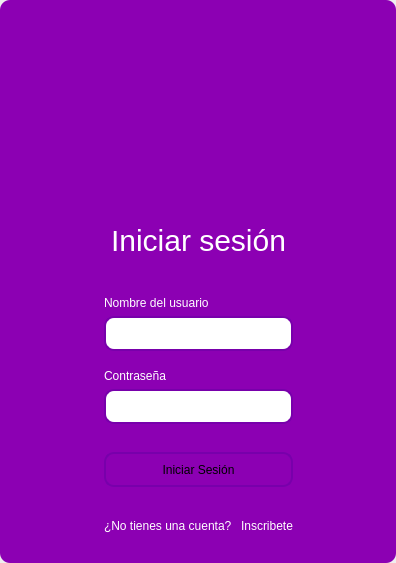
<?xml version="1.0" encoding="UTF-8"?>
<ui version="4.0">
 <class>MainWindow</class>
 <widget class="QMainWindow" name="MainWindow">
  <property name="geometry">
   <rect>
    <x>0</x>
    <y>0</y>
    <width>396</width>
    <height>563</height>
   </rect>
  </property>
  <property name="windowTitle">
   <string>MainWindow</string>
  </property>
  <property name="styleSheet">
   <string notr="true"/>
  </property>
  <widget class="QWidget" name="centralwidget">
   <property name="styleSheet">
    <string notr="true"/>
   </property>
   <layout class="QVBoxLayout" name="verticalLayout">
    <property name="spacing">
     <number>0</number>
    </property>
    <property name="leftMargin">
     <number>0</number>
    </property>
    <property name="topMargin">
     <number>0</number>
    </property>
    <property name="rightMargin">
     <number>0</number>
    </property>
    <property name="bottomMargin">
     <number>0</number>
    </property>
    <item>
     <widget class="QFrame" name="frame">
      <property name="enabled">
       <bool>true</bool>
      </property>
      <property name="styleSheet">
       <string notr="true">
QFrame {
border-radius:10px;
background-color: rgb(140, 0, 179);
 }
</string>
      </property>
      <property name="frameShape">
       <enum>QFrame::StyledPanel</enum>
      </property>
      <property name="frameShadow">
       <enum>QFrame::Raised</enum>
      </property>
      <layout class="QVBoxLayout" name="verticalLayout_2">
       <item>
        <widget class="QFrame" name="frame_superior">
         <property name="minimumSize">
          <size>
           <width>0</width>
           <height>40</height>
          </size>
         </property>
         <property name="maximumSize">
          <size>
           <width>16777215</width>
           <height>40</height>
          </size>
         </property>
         <property name="styleSheet">
          <string notr="true">QPushButton{
border-radius:18px;
}

QPushButton:hover{
	background-color: rgb(0, 0, 0);
}
</string>
         </property>
         <property name="frameShape">
          <enum>QFrame::StyledPanel</enum>
         </property>
         <property name="frameShadow">
          <enum>QFrame::Raised</enum>
         </property>
         <layout class="QHBoxLayout" name="horizontalLayout_3">
          <property name="spacing">
           <number>4</number>
          </property>
          <property name="leftMargin">
           <number>0</number>
          </property>
          <property name="topMargin">
           <number>0</number>
          </property>
          <property name="rightMargin">
           <number>0</number>
          </property>
          <property name="bottomMargin">
           <number>0</number>
          </property>
          <item>
           <widget class="QPushButton" name="btn_theme4">
            <property name="minimumSize">
             <size>
              <width>38</width>
              <height>38</height>
             </size>
            </property>
            <property name="cursor">
             <cursorShape>PointingHandCursor</cursorShape>
            </property>
            <property name="styleSheet">
             <string notr="true">background-color: rgb(140, 0, 179);</string>
            </property>
            <property name="text">
             <string/>
            </property>
           </widget>
          </item>
          <item>
           <spacer name="horizontalSpacer_2">
            <property name="orientation">
             <enum>Qt::Horizontal</enum>
            </property>
            <property name="sizeHint" stdset="0">
             <size>
              <width>443</width>
              <height>20</height>
             </size>
            </property>
           </spacer>
          </item>
          <item>
           <widget class="QPushButton" name="bt_minimize">
            <property name="minimumSize">
             <size>
              <width>38</width>
              <height>38</height>
             </size>
            </property>
            <property name="maximumSize">
             <size>
              <width>38</width>
              <height>38</height>
             </size>
            </property>
            <property name="text">
             <string/>
            </property>
            <property name="icon">
             <iconset>
              <normaloff>image/minus.svg</normaloff>image/minus.svg</iconset>
            </property>
            <property name="iconSize">
             <size>
              <width>38</width>
              <height>38</height>
             </size>
            </property>
           </widget>
          </item>
          <item>
           <widget class="QPushButton" name="bt_maximize">
            <property name="minimumSize">
             <size>
              <width>38</width>
              <height>38</height>
             </size>
            </property>
            <property name="maximumSize">
             <size>
              <width>38</width>
              <height>38</height>
             </size>
            </property>
            <property name="text">
             <string/>
            </property>
            <property name="icon">
             <iconset>
              <normaloff>image/chevron-up.svg</normaloff>image/chevron-up.svg</iconset>
            </property>
            <property name="iconSize">
             <size>
              <width>38</width>
              <height>38</height>
             </size>
            </property>
           </widget>
          </item>
          <item>
           <widget class="QPushButton" name="bt_normal">
            <property name="minimumSize">
             <size>
              <width>38</width>
              <height>38</height>
             </size>
            </property>
            <property name="maximumSize">
             <size>
              <width>38</width>
              <height>38</height>
             </size>
            </property>
            <property name="text">
             <string/>
            </property>
            <property name="icon">
             <iconset>
              <normaloff>image/chevron-down.svg</normaloff>image/chevron-down.svg</iconset>
            </property>
            <property name="iconSize">
             <size>
              <width>38</width>
              <height>38</height>
             </size>
            </property>
           </widget>
          </item>
          <item>
           <widget class="QPushButton" name="bt_close">
            <property name="minimumSize">
             <size>
              <width>38</width>
              <height>38</height>
             </size>
            </property>
            <property name="maximumSize">
             <size>
              <width>38</width>
              <height>38</height>
             </size>
            </property>
            <property name="text">
             <string/>
            </property>
            <property name="icon">
             <iconset>
              <normaloff>image/x.svg</normaloff>image/x.svg</iconset>
            </property>
            <property name="iconSize">
             <size>
              <width>38</width>
              <height>38</height>
             </size>
            </property>
           </widget>
          </item>
         </layout>
        </widget>
       </item>
       <item>
        <widget class="QFrame" name="frame_3">
         <property name="frameShape">
          <enum>QFrame::StyledPanel</enum>
         </property>
         <property name="frameShadow">
          <enum>QFrame::Raised</enum>
         </property>
         <layout class="QHBoxLayout" name="horizontalLayout_4">
          <item>
           <spacer name="horizontalSpacer_3">
            <property name="orientation">
             <enum>Qt::Horizontal</enum>
            </property>
            <property name="sizeHint" stdset="0">
             <size>
              <width>178</width>
              <height>20</height>
             </size>
            </property>
           </spacer>
          </item>
          <item>
           <layout class="QVBoxLayout" name="verticalLayout_4">
            <item>
             <spacer name="verticalSpacer">
              <property name="orientation">
               <enum>Qt::Vertical</enum>
              </property>
              <property name="sizeHint" stdset="0">
               <size>
                <width>28</width>
                <height>28</height>
               </size>
              </property>
             </spacer>
            </item>
            <item>
             <widget class="QPushButton" name="btn_icon">
              <property name="minimumSize">
               <size>
                <width>0</width>
                <height>100</height>
               </size>
              </property>
              <property name="styleSheet">
               <string notr="true">
QPushButton{
border-radius:18px;
background-color: rgb(140, 0, 179);
}</string>
              </property>
              <property name="text">
               <string/>
              </property>
              <property name="iconSize">
               <size>
                <width>80</width>
                <height>80</height>
               </size>
              </property>
             </widget>
            </item>
            <item>
             <widget class="QFrame" name="frame_4">
              <property name="maximumSize">
               <size>
                <width>400</width>
                <height>600</height>
               </size>
              </property>
              <property name="styleSheet">
               <string notr="true">QLabel {
color: rgb(255, 255, 255);
	font: 12pt &quot;Arial&quot;;
	background-color: rgba(0, 0, 0,0);
}


QLineEdit{

border-radius:10px; 
font: 12pt &quot;Arial&quot;;
color: rgb(255, 255, 254);
border: 2px solid rgb(120, 0, 171);

}

QLineEdit:hover{
background-color: rgba(0, 0, 0,0);
border-radius:10px; 
font: 12pt &quot;Arial&quot;;
border: 2px solid  rgb(120, 0, 171);
}

QLineEdit:focus{
background-color: rgb(0, 0, 0);
border-radius:10px; 
font: 12pt &quot;Arial&quot;;
border: 2px solid rgb(120, 0, 171);
}

QCheckBox{
	font: 12pt &quot;Arial&quot;;
	color: rgb(255, 255, 255);
}

QCheckBox::indicator {
    width: 18px;
    height:18px;
}

QCheckBox::indicator:unchecked {
   background-image: url(image/square.svg);
}

QCheckBox::indicator:checked {
   background-image: url(image/check-square.svg);
}

QPushButton{
border-radius:10px; 
font: 12pt &quot;Arial&quot;;
border: 2px solid rgb(120, 0, 171);

}

QPushButton:hover{
border-radius:10px; 
font: 12pt &quot;Arial&quot;;
color: rgb(255, 255, 255);
border: 2px solid rgb(120, 0, 171);
	background-color: rgb(120, 0, 171);
}
</string>
              </property>
              <property name="frameShape">
               <enum>QFrame::StyledPanel</enum>
              </property>
              <property name="frameShadow">
               <enum>QFrame::Raised</enum>
              </property>
              <layout class="QVBoxLayout" name="verticalLayout_3">
               <item>
                <spacer name="verticalSpacer_3">
                 <property name="orientation">
                  <enum>Qt::Vertical</enum>
                 </property>
                 <property name="sizeHint" stdset="0">
                  <size>
                   <width>20</width>
                   <height>40</height>
                  </size>
                 </property>
                </spacer>
               </item>
               <item>
                <widget class="QLabel" name="label_3">
                 <property name="minimumSize">
                  <size>
                   <width>100</width>
                   <height>100</height>
                  </size>
                 </property>
                 <property name="styleSheet">
                  <string notr="true">font-size: 30px
</string>
                 </property>
                 <property name="text">
                  <string>Iniciar sesión</string>
                 </property>
                 <property name="alignment">
                  <set>Qt::AlignCenter</set>
                 </property>
                </widget>
               </item>
               <item>
                <widget class="QLabel" name="label_4">
                 <property name="text">
                  <string>Nombre del usuario</string>
                 </property>
                </widget>
               </item>
               <item>
                <widget class="QLineEdit" name="nametxt">
                 <property name="minimumSize">
                  <size>
                   <width>0</width>
                   <height>35</height>
                  </size>
                 </property>
                 <property name="text">
                  <string/>
                 </property>
                </widget>
               </item>
               <item>
                <spacer name="verticalSpacer_4">
                 <property name="orientation">
                  <enum>Qt::Vertical</enum>
                 </property>
                 <property name="sizeHint" stdset="0">
                  <size>
                   <width>20</width>
                   <height>40</height>
                  </size>
                 </property>
                </spacer>
               </item>
               <item>
                <widget class="QLabel" name="label_5">
                 <property name="text">
                  <string>Contraseña</string>
                 </property>
                </widget>
               </item>
               <item>
                <widget class="QLineEdit" name="passwordtxt">
                 <property name="minimumSize">
                  <size>
                   <width>0</width>
                   <height>35</height>
                  </size>
                 </property>
                 <property name="maximumSize">
                  <size>
                   <width>16777215</width>
                   <height>16777215</height>
                  </size>
                 </property>
                 <property name="echoMode">
                  <enum>QLineEdit::Password</enum>
                 </property>
                </widget>
               </item>
               <item>
                <spacer name="verticalSpacer_5">
                 <property name="orientation">
                  <enum>Qt::Vertical</enum>
                 </property>
                 <property name="sizeHint" stdset="0">
                  <size>
                   <width>20</width>
                   <height>40</height>
                  </size>
                 </property>
                </spacer>
               </item>
               <item>
                <spacer name="verticalSpacer_6">
                 <property name="orientation">
                  <enum>Qt::Vertical</enum>
                 </property>
                 <property name="sizeHint" stdset="0">
                  <size>
                   <width>20</width>
                   <height>40</height>
                  </size>
                 </property>
                </spacer>
               </item>
               <item>
                <widget class="QPushButton" name="btn_login">
                 <property name="minimumSize">
                  <size>
                   <width>0</width>
                   <height>35</height>
                  </size>
                 </property>
                 <property name="cursor">
                  <cursorShape>PointingHandCursor</cursorShape>
                 </property>
                 <property name="text">
                  <string>Iniciar Sesión</string>
                 </property>
                </widget>
               </item>
               <item>
                <spacer name="verticalSpacer_7">
                 <property name="orientation">
                  <enum>Qt::Vertical</enum>
                 </property>
                 <property name="sizeHint" stdset="0">
                  <size>
                   <width>20</width>
                   <height>40</height>
                  </size>
                 </property>
                </spacer>
               </item>
               <item>
                <layout class="QHBoxLayout" name="horizontalLayout_2"/>
               </item>
               <item>
                <spacer name="verticalSpacer_8">
                 <property name="orientation">
                  <enum>Qt::Vertical</enum>
                 </property>
                 <property name="sizeHint" stdset="0">
                  <size>
                   <width>20</width>
                   <height>40</height>
                  </size>
                 </property>
                </spacer>
               </item>
               <item>
                <layout class="QHBoxLayout" name="horizontalLayout">
                 <item>
                  <widget class="QLabel" name="label_2">
                   <property name="text">
                    <string>¿No tienes una cuenta? </string>
                   </property>
                  </widget>
                 </item>
                 <item>
                  <widget class="QPushButton" name="btn_register">
                   <property name="cursor">
                    <cursorShape>PointingHandCursor</cursorShape>
                   </property>
                   <property name="styleSheet">
                    <string notr="true">QPushButton{
border-radius:10px; 
font: 12pt &quot;Arial&quot;;
color: rgb(255, 255, 254);
border: None;
background-color: None;
}

QPushButton:hover{
border-radius:10px; 
font: 12pt &quot;Arial&quot;;
color: rgb(117, 0, 175);
border: None;
background-color: None;
}
</string>
                   </property>
                   <property name="text">
                    <string>Inscribete</string>
                   </property>
                  </widget>
                 </item>
                 <item>
                  <spacer name="horizontalSpacer">
                   <property name="orientation">
                    <enum>Qt::Horizontal</enum>
                   </property>
                   <property name="sizeHint" stdset="0">
                    <size>
                     <width>40</width>
                     <height>20</height>
                    </size>
                   </property>
                  </spacer>
                 </item>
                </layout>
               </item>
              </layout>
             </widget>
            </item>
            <item>
             <spacer name="verticalSpacer_2">
              <property name="orientation">
               <enum>Qt::Vertical</enum>
              </property>
              <property name="sizeHint" stdset="0">
               <size>
                <width>20</width>
                <height>40</height>
               </size>
              </property>
             </spacer>
            </item>
           </layout>
          </item>
          <item>
           <spacer name="horizontalSpacer_4">
            <property name="orientation">
             <enum>Qt::Horizontal</enum>
            </property>
            <property name="sizeHint" stdset="0">
             <size>
              <width>177</width>
              <height>20</height>
             </size>
            </property>
           </spacer>
          </item>
         </layout>
        </widget>
       </item>
      </layout>
     </widget>
    </item>
   </layout>
  </widget>
 </widget>
 <resources/>
 <connections/>
</ui>
